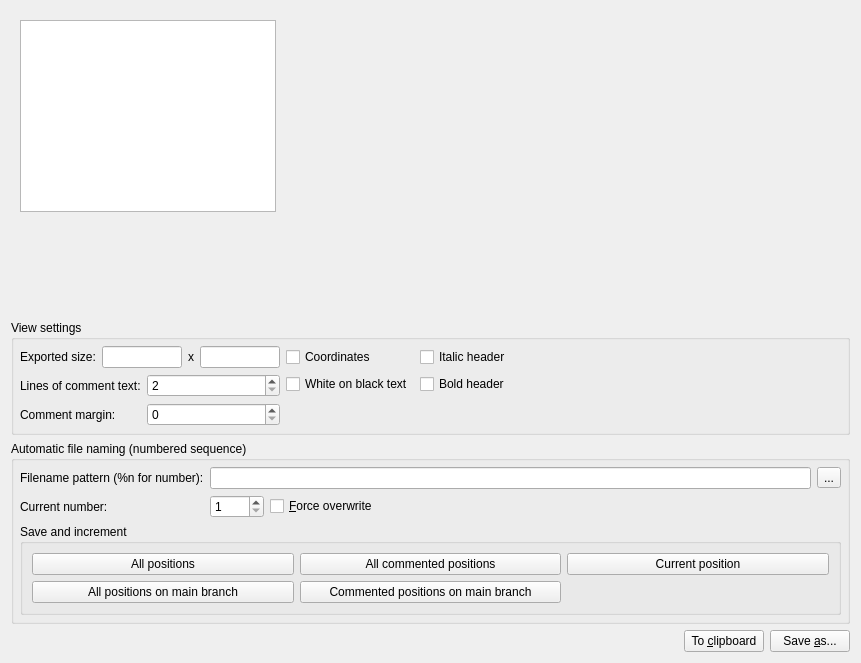
<?xml version="1.0" encoding="UTF-8"?>
<ui version="4.0">
 <class>SlideViewDialog</class>
 <widget class="QWidget" name="SlideViewDialog">
  <property name="geometry">
   <rect>
    <x>0</x>
    <y>0</y>
    <width>861</width>
    <height>663</height>
   </rect>
  </property>
  <property name="windowTitle">
   <string>Form</string>
  </property>
  <layout class="QVBoxLayout" name="verticalLayout">
   <item>
    <widget class="AspectContainer" name="aspectWidget" native="true">
     <property name="sizePolicy">
      <sizepolicy hsizetype="Expanding" vsizetype="Expanding">
       <horstretch>0</horstretch>
       <verstretch>0</verstretch>
      </sizepolicy>
     </property>
     <widget class="SizeGraphicsView" name="slideView">
      <property name="geometry">
       <rect>
        <x>9</x>
        <y>9</y>
        <width>256</width>
        <height>192</height>
       </rect>
      </property>
      <property name="verticalScrollBarPolicy">
       <enum>Qt::ScrollBarAlwaysOff</enum>
      </property>
      <property name="horizontalScrollBarPolicy">
       <enum>Qt::ScrollBarAlwaysOff</enum>
      </property>
      <property name="alignment">
       <set>Qt::AlignLeading|Qt::AlignLeft|Qt::AlignTop</set>
      </property>
      <property name="resizeAnchor">
       <enum>QGraphicsView::AnchorViewCenter</enum>
      </property>
     </widget>
    </widget>
   </item>
   <item>
    <widget class="QGroupBox" name="groupBox_9">
     <property name="title">
      <string>View settings</string>
     </property>
     <layout class="QGridLayout" name="gridLayout_14">
      <property name="leftMargin">
       <number>6</number>
      </property>
      <property name="topMargin">
       <number>6</number>
      </property>
      <property name="rightMargin">
       <number>6</number>
      </property>
      <property name="bottomMargin">
       <number>6</number>
      </property>
      <item row="0" column="3">
       <spacer name="horizontalSpacer_2">
        <property name="orientation">
         <enum>Qt::Horizontal</enum>
        </property>
        <property name="sizeHint" stdset="0">
         <size>
          <width>1</width>
          <height>20</height>
         </size>
        </property>
       </spacer>
      </item>
      <item row="0" column="0">
       <widget class="QWidget" name="widget" native="true">
        <layout class="QHBoxLayout" name="horizontalLayout_19">
         <property name="leftMargin">
          <number>0</number>
         </property>
         <property name="topMargin">
          <number>0</number>
         </property>
         <property name="rightMargin">
          <number>0</number>
         </property>
         <property name="bottomMargin">
          <number>0</number>
         </property>
         <item>
          <widget class="QLabel" name="label_26">
           <property name="text">
            <string>Exported size:</string>
           </property>
          </widget>
         </item>
         <item>
          <widget class="QLineEdit" name="slideXEdit">
           <property name="sizePolicy">
            <sizepolicy hsizetype="Preferred" vsizetype="Fixed">
             <horstretch>0</horstretch>
             <verstretch>0</verstretch>
            </sizepolicy>
           </property>
           <property name="maximumSize">
            <size>
             <width>80</width>
             <height>16777215</height>
            </size>
           </property>
           <property name="toolTip">
            <string>The dimensions used when saving.</string>
           </property>
          </widget>
         </item>
         <item>
          <widget class="QLabel" name="label_28">
           <property name="text">
            <string>x</string>
           </property>
          </widget>
         </item>
         <item>
          <widget class="QLineEdit" name="slideYEdit">
           <property name="sizePolicy">
            <sizepolicy hsizetype="Preferred" vsizetype="Fixed">
             <horstretch>0</horstretch>
             <verstretch>0</verstretch>
            </sizepolicy>
           </property>
           <property name="maximumSize">
            <size>
             <width>80</width>
             <height>16777215</height>
            </size>
           </property>
           <property name="toolTip">
            <string>The dimensions used when saving.</string>
           </property>
          </widget>
         </item>
        </layout>
       </widget>
      </item>
      <item row="1" column="0" rowspan="2">
       <widget class="QWidget" name="settingsFormWidget" native="true">
        <layout class="QFormLayout" name="formLayout">
         <property name="leftMargin">
          <number>0</number>
         </property>
         <property name="topMargin">
          <number>0</number>
         </property>
         <property name="rightMargin">
          <number>0</number>
         </property>
         <property name="bottomMargin">
          <number>0</number>
         </property>
         <item row="0" column="0">
          <widget class="QLabel" name="label_29">
           <property name="text">
            <string>Lines of comment text:</string>
           </property>
           <property name="buddy">
            <cstring>slideLinesSpinBox</cstring>
           </property>
          </widget>
         </item>
         <item row="0" column="1">
          <widget class="QSpinBox" name="slideLinesSpinBox">
           <property name="toolTip">
            <string>This controls the font size for the comments display</string>
           </property>
           <property name="minimum">
            <number>2</number>
           </property>
          </widget>
         </item>
         <item row="1" column="0">
          <widget class="QLabel" name="label">
           <property name="text">
            <string>Comment margin:</string>
           </property>
           <property name="buddy">
            <cstring>slideMarginSpinBox</cstring>
           </property>
          </widget>
         </item>
         <item row="1" column="1">
          <widget class="QSpinBox" name="slideMarginSpinBox">
           <property name="maximum">
            <number>5</number>
           </property>
          </widget>
         </item>
        </layout>
       </widget>
      </item>
      <item row="1" column="2">
       <widget class="QCheckBox" name="slideBoldCheckBox">
        <property name="toolTip">
         <string>&lt;p&gt;Determines how the first paragraph of the comments should be displayed.&lt;/p&gt;</string>
        </property>
        <property name="text">
         <string>Bold header</string>
        </property>
       </widget>
      </item>
      <item row="1" column="1">
       <widget class="QCheckBox" name="slideWBCheckBox">
        <property name="toolTip">
         <string>Choose the color scheme for the comments</string>
        </property>
        <property name="text">
         <string>White on black text</string>
        </property>
       </widget>
      </item>
      <item row="0" column="1">
       <widget class="QCheckBox" name="slideCoordsCheckBox">
        <property name="toolTip">
         <string>Show board coordinates</string>
        </property>
        <property name="text">
         <string>Coordinates</string>
        </property>
       </widget>
      </item>
      <item row="0" column="2">
       <widget class="QCheckBox" name="slideItalicCheckBox">
        <property name="toolTip">
         <string>&lt;p&gt;Determines how the first paragraph of the comments should be displayed.&lt;/p&gt;</string>
        </property>
        <property name="text">
         <string>Italic header</string>
        </property>
       </widget>
      </item>
     </layout>
    </widget>
   </item>
   <item>
    <widget class="QGroupBox" name="groupBox">
     <property name="title">
      <string>Automatic file naming (numbered sequence)</string>
     </property>
     <layout class="QGridLayout" name="gridLayout">
      <property name="leftMargin">
       <number>6</number>
      </property>
      <property name="topMargin">
       <number>6</number>
      </property>
      <property name="rightMargin">
       <number>6</number>
      </property>
      <property name="bottomMargin">
       <number>6</number>
      </property>
      <item row="1" column="1">
       <layout class="QHBoxLayout" name="horizontalLayout_5">
        <item>
         <widget class="QSpinBox" name="fileNrSpinBox">
          <property name="toolTip">
           <string>&lt;p&gt;Counts the number of the slide, incremented on every save.
This is substituted into the filename template when choosing the Save button.&lt;/p&gt;</string>
          </property>
          <property name="minimum">
           <number>1</number>
          </property>
          <property name="maximum">
           <number>9999</number>
          </property>
         </widget>
        </item>
        <item>
         <widget class="QCheckBox" name="overwriteCheckBox">
          <property name="toolTip">
           <string>&lt;p&gt;If checked, the Save button overwrites files without asking.&lt;/p&gt;</string>
          </property>
          <property name="text">
           <string>&amp;Force overwrite</string>
          </property>
         </widget>
        </item>
        <item>
         <spacer name="horizontalSpacer_4">
          <property name="orientation">
           <enum>Qt::Horizontal</enum>
          </property>
          <property name="sizeHint" stdset="0">
           <size>
            <width>40</width>
            <height>20</height>
           </size>
          </property>
         </spacer>
        </item>
       </layout>
      </item>
      <item row="0" column="1">
       <widget class="QLineEdit" name="fileTemplateEdit">
        <property name="toolTip">
         <string>&lt;p&gt;File name template&lt;/p&gt;&lt;p&gt;This should be a filename, with &quot;%n&quot; somewhere to indicate where the current number should be substituted.&lt;/p&gt;</string>
        </property>
       </widget>
      </item>
      <item row="0" column="2">
       <widget class="QToolButton" name="fileOpenButton">
        <property name="toolTip">
         <string>&lt;p&gt;Choose a file name template&lt;/p&gt;&lt;p&gt;You will need to add '%n&quot; somewhere in the template to indicate the position where the current number should be substituted.&lt;/p&gt;</string>
        </property>
        <property name="text">
         <string>...</string>
        </property>
        <property name="icon">
         <iconset resource="q4go.qrc">
          <normaloff>:/ClientWindowGui/images/clientwindow/fileopen.png</normaloff>:/ClientWindowGui/images/clientwindow/fileopen.png</iconset>
        </property>
       </widget>
      </item>
      <item row="1" column="0">
       <widget class="QLabel" name="label_3">
        <property name="text">
         <string>Current number:</string>
        </property>
       </widget>
      </item>
      <item row="2" column="0" colspan="3">
       <widget class="QGroupBox" name="groupBox_2">
        <property name="title">
         <string>Save and increment</string>
        </property>
        <layout class="QGridLayout" name="gridLayout_2">
         <item row="1" column="2">
          <widget class="QPushButton" name="saveAllMainButton">
           <property name="focusPolicy">
            <enum>Qt::TabFocus</enum>
           </property>
           <property name="text">
            <string>All positions on main branch</string>
           </property>
          </widget>
         </item>
         <item row="0" column="3">
          <widget class="QPushButton" name="saveComButton">
           <property name="focusPolicy">
            <enum>Qt::TabFocus</enum>
           </property>
           <property name="text">
            <string>All commented positions</string>
           </property>
          </widget>
         </item>
         <item row="1" column="3">
          <widget class="QPushButton" name="saveComMainButton">
           <property name="focusPolicy">
            <enum>Qt::TabFocus</enum>
           </property>
           <property name="text">
            <string>Commented positions on main branch</string>
           </property>
          </widget>
         </item>
         <item row="0" column="2">
          <widget class="QPushButton" name="saveAllButton">
           <property name="focusPolicy">
            <enum>Qt::TabFocus</enum>
           </property>
           <property name="text">
            <string>All positions</string>
           </property>
          </widget>
         </item>
         <item row="0" column="4">
          <widget class="QPushButton" name="saveButton">
           <property name="focusPolicy">
            <enum>Qt::TabFocus</enum>
           </property>
           <property name="text">
            <string>Current position</string>
           </property>
          </widget>
         </item>
        </layout>
       </widget>
      </item>
      <item row="0" column="0">
       <widget class="QLabel" name="label_2">
        <property name="text">
         <string>Filename pattern (%n for number):</string>
        </property>
        <property name="buddy">
         <cstring>fileTemplateEdit</cstring>
        </property>
       </widget>
      </item>
     </layout>
    </widget>
   </item>
   <item>
    <layout class="QHBoxLayout" name="horizontalLayout">
     <item>
      <spacer name="horizontalSpacer">
       <property name="orientation">
        <enum>Qt::Horizontal</enum>
       </property>
       <property name="sizeHint" stdset="0">
        <size>
         <width>0</width>
         <height>20</height>
        </size>
       </property>
      </spacer>
     </item>
     <item>
      <widget class="QPushButton" name="toClipButton">
       <property name="toolTip">
        <string>Export the current slide to the clipboard</string>
       </property>
       <property name="text">
        <string>To &amp;clipboard</string>
       </property>
      </widget>
     </item>
     <item>
      <widget class="QPushButton" name="saveAsButton">
       <property name="toolTip">
        <string>Choose a file name and save the current slide, without using the template.</string>
       </property>
       <property name="text">
        <string>Save &amp;as...</string>
       </property>
      </widget>
     </item>
    </layout>
   </item>
  </layout>
 </widget>
 <customwidgets>
  <customwidget>
   <class>AspectContainer</class>
   <extends>QWidget</extends>
   <header>sizegraphicsview.h</header>
   <container>1</container>
  </customwidget>
  <customwidget>
   <class>SizeGraphicsView</class>
   <extends>QGraphicsView</extends>
   <header>sizegraphicsview.h</header>
  </customwidget>
 </customwidgets>
 <resources>
  <include location="q4go.qrc"/>
 </resources>
 <connections/>
</ui>
